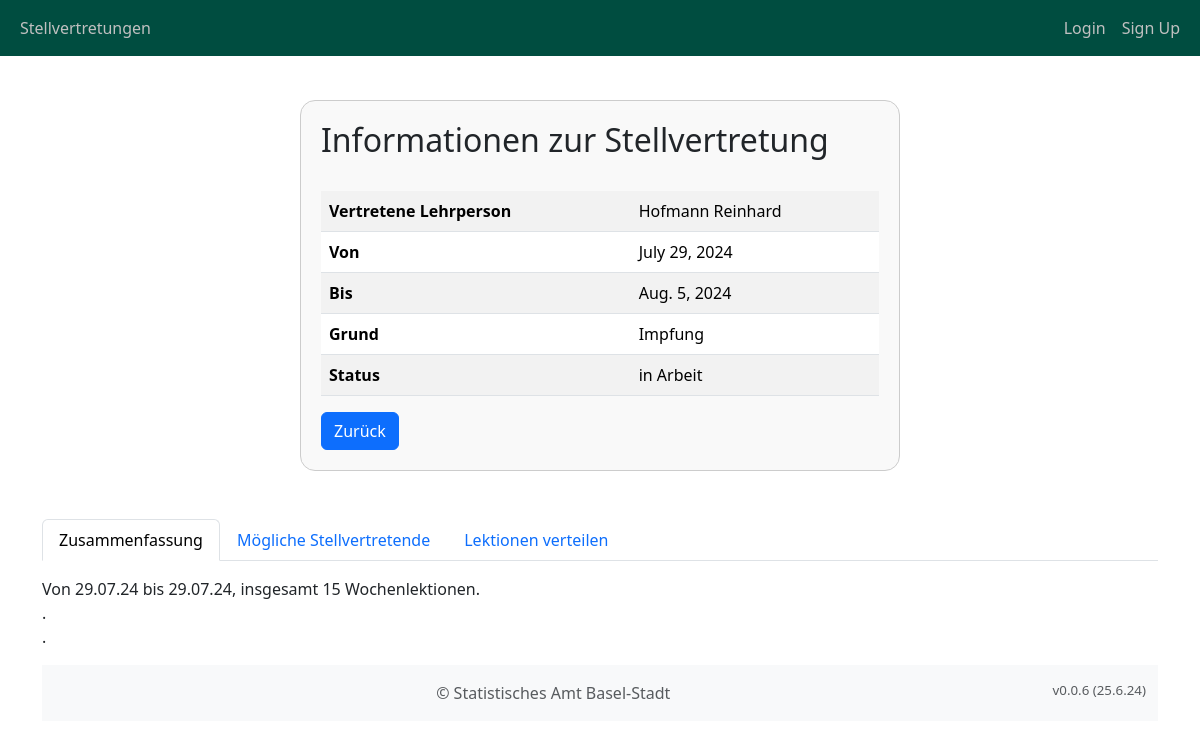
Page /school_management/substitutions/1/ on the committed database.
### school_management/models.py (models this page shows, shortened)
class Substitution(models.Model):
    school = models.ForeignKey(
        School,
        on_delete=models.CASCADE,
        related_name="substitution_schools",
        verbose_name="Schule",
    )
    teacher = models.ForeignKey(
        Person,
        on_delete=models.CASCADE,
        related_name="teacher_substitutions",
        verbose_name="Lehrkraft",
    )
    start_date = models.DateField(verbose_name="Fällt aus von")
    end_date = models.DateField(verbose_name="Fällt aus bis")
    cause = models.ForeignKey(
        SubstitutionCause(),
        on_delete=models.CASCADE,
        related_name="substitution_causes",
        verbose_name="Begründung",
    )
    partial_substitution_possible = models.BooleanField(
        verbose_name="Teilübernahme möglich", default=False
    )
    comment_subsitution = models.TextField(
        verbose_name="Anmerkung zum Vikariat", blank=True, max_length=500
    )
    comment_class = models.TextField(
        verbose_name="Anmerkung zur Klasse", blank=True, max_length=500
    )
    minimum_qualification = models.ForeignKey(
        Qualification,
        on_delete=models.CASCADE,
        related_name="substitution_certificates",
        verbose_name="Mindestabschluss",
        default=1,
    )
    classes = models.TextField(verbose_name="Klassen", blank=True, max_length=500)
    levels = models.TextField(verbose_name="Stufen", blank=True, max_length=500)
    subjects = models.TextField(verbose_name="Fächer", blank=True, max_length=500)
    summary = models.TextField(verbose_name="Zusammenfassung", blank=True, max_length=1000)
    mo_am = models.BooleanField(verbose_name="Montag Vormittag", default=False)
    mo_pm = models.BooleanField(verbose_name="Montag Nachmittag", default=False)
    tu_am = models.BooleanField(verbose_name="Dienstag Vormittag", default=False)
    tu_pm = models.BooleanField(verbose_name="Dienstag Nachmittag", default=False)
    we_am = models.BooleanField(verbose_name="Mittwoch Vormittag", default=False)
    we_pm = models.BooleanField(verbose_name="Mittwoch Nachmittag", default=False)
    th_am = models.BooleanField(verbose_name="Donnerstag Vormittag", default=False)
    th_pm = models.BooleanField(verbose_name="Donnerstag Nachmittag", default=False)
    fr_am = models.BooleanField(verbose_name="Freitag Vormittag", default=False)
    fr_pm = models.BooleanField(verbose_name="Freitag Nachmittag", default=False)
    selection_comment = models.TextField(verbose_name="Kommentar zur Besetzung", blank=True, max_length=500)
    status = models.ForeignKey(
        SubstitutionStatus,
        on_delete=models.SET_DEFAULT,
        default=3,
        related_name="substitution_status",
        verbose_name="Status Besetzung Vikariat",
    )
    created_timestamp = models.DateTimeField(auto_now_add=True, null=True)
    class Meta:
        verbose_name = "Stellvertretung"
        verbose_name_plural = "Stellvertretungen"

class Person(models.Model):
    user = models.OneToOneField(User, on_delete=models.CASCADE, blank=True, null=True)
    school = models.ForeignKey(
        School, on_delete=models.CASCADE, related_name="school_persons", default=1
    )
    teacherid = models.IntegerField(verbose_name="Lehrer-ID", blank=True, null=True)
    first_name = models.CharField(max_length=255, verbose_name="Vorname")
    last_name = models.CharField(max_length=255, verbose_name="Nachname")
    email = models.EmailField(verbose_name="Email", blank=True)
    phone_number = models.CharField(
        max_length=20, verbose_name="Telefonnummer", blank=True
    )
    year_of_birth = models.CharField(
        max_length=255, verbose_name="Jahrgang", blank=True
    )
    username = models.CharField(max_length=255, verbose_name="Benutzername", blank=True)
    is_teacher = models.BooleanField(verbose_name="LehrerIn", default=False)
    is_candidate = models.BooleanField(
        verbose_name="KandidatIn für Stellvertretung", default=False
    )
    is_manager = models.BooleanField(
        verbose_name="Leitung/Administration", default=False
    )
    available_from_date = models.DateField(
        verbose_name="Verfügbar ab", blank=True, null=True
    )
    available_to_date = models.DateField(
        verbose_name="Verfügbar ab", blank=True, null=True
    )
    availability_mo_am = models.BooleanField(
        verbose_name="Montag Vormittag", default=False
    )
    availability_tu_am = models.BooleanField(
        verbose_name="Dienstag Vormittag", default=False
    )
    availability_we_am = models.BooleanField(
        verbose_name="Mittwoch Vormittag", default=False
    )
    availability_th_am = models.BooleanField(
        verbose_name="Donnerstag Vormittag", default=False
    )
    availability_fr_am = models.BooleanField(
        verbose_name="Freitag Vormittag", default=False
    )
    availability_mo_pm = models.BooleanField(
        verbose_name="Montag Nachmittag", default=False
    )
    availability_tu_pm = models.BooleanField(
        verbose_name="Dienstag Nachmittag", default=False
    )
    availability_we_pm = models.BooleanField(
        verbose_name="Mittwoch Nachmittag", default=False
    )
    availability_th_pm = models.BooleanField(
        verbose_name="Donnerstag Nachmittag", default=False
    )
    availability_fr_pm = models.BooleanField(
        verbose_name="Freitag Nachmittag", default=False
    )
    availability_comment = models.TextField(
        max_length=500, verbose_name="Bemerkungen zur Verfügbarkeit", blank=True
    )
    gender = models.ForeignKey(
        "Gender", on_delete=models.CASCADE, verbose_name="Geschlecht", default=1
    )
    description = models.TextField(
        max_length=500, verbose_name="Bemerkungen", blank=True
    )
    subjects = models.ManyToManyField(
        "Subject", related_name="person_subjects", blank=True
    )  # Many-to-many relationship
    @property
    def fullname(self):
        return f"{self.last_name} {self.first_name}"
    class Meta:
        verbose_name = "Person"
        verbose_name_plural = "Personen"
        ordering = ["last_name", "first_name"]

class SubstitutionCause(models.Model):
    name = models.CharField(max_length=255, verbose_name="Name")
    class Meta:
        verbose_name = "Code für Abwesenheitsgrund"
        verbose_name_plural = "Codes für Abwesenheitsgrund"
        ordering = ["name"]

class SubstitutionStatus(models.Model):
    name = models.CharField(max_length=255, verbose_name="Name")
    description = models.TextField(verbose_name="Beschreibung", blank=True)
    class Meta:
        verbose_name = "Status der Stellvertretung"
        verbose_name_plural = "Status der Stellvertretungen"
        ordering = ["name"]

### school_management/views.py (the view)
class SubstitutionDetailView(DetailView):
    model = Substitution
    template_name = "school_management/substitution_detail.html"
    context_object_name = "substitution"
    def get_context_data(self, **kwargs):
        context = super().get_context_data(**kwargs)
        substitution = self.get_object()
        context["candidates"] = substitution.substitution_candidates
        return context

### school_management/templatetags/user_tags.py (called while the page is built)
@register.filter(name='is_in_group')
def is_in_group(user, group_name):
    if user.is_authenticated:
        return user.groups.filter(name=group_name).exists()
    return False

### templates/school_management/substitution_detail.html (shortened to what this page needs)
{% extends "base.html" %}
{% block content %}
<div class="info-container">
    <h2>Informationen zur Stellvertretung</h2><br>
    <table class="table table-striped">
      <tbody>
        <tr>
          <th>Vertretene Lehrperson</th>
          <td>{{ substitution.teacher.fullname }}</td>
        </tr>
        <tr>
          <th>Von</th>
          <td>{{ substitution.start_date }}</td>
        </tr>
        <tr>
          <th>Bis</th>
          <td>{{ substitution.end_date }}</td>
        </tr>
        <tr>
          <th>Grund</th>
          <td>{{ substitution.cause.name }}</td>
        </tr>
        <tr>
          <th>Status</th>
          <td>{{ substitution.status.name }}</td>
        </tr>
      </tbody>
    </table>
    <a href="{% url 'substitution_admin_list' %}" class="btn btn-primary">Zurück</a>
  </div>
<div class="container mt-5">
  <ul class="nav nav-tabs" id="myTab" role="tablist">
      <li class="nav-item" role="presentation">
          <button class="nav-link active" id="zusammenfassung-tab" data-bs-toggle="tab" data-bs-target="#zusammenfassung" type="button" role="tab" aria-controls="zusammenfassung" aria-selected="true">Zusammenfassung</button>
      </li>
      <li class="nav-item" role="presentation">
          <button class="nav-link" id="kandidaten-tab" data-bs-toggle="tab" data-bs-target="#kandidaten" type="button" role="tab" aria-controls="kandidaten" aria-selected="false">Mögliche Stellvertretende</button>
      </li>
      <li class="nav-item" role="presentation">
          <button class="nav-link" id="lektionen-tab" data-bs-toggle="tab" data-bs-target="#lektionen" type="button" role="tab" aria-controls="lektionen" aria-selected="false">Lektionen verteilen</button>
      </li>
  </ul>
  <div class="tab-content" id="myTabContent">
      <div class="tab-pane fade show active" id="zusammenfassung" role="tabpanel" aria-labelledby="zusammenfassung-tab">
        <div class="mt-3">
          <p>{{ substitution.summary|safe }}</p>
        </div>
      </div>
</div>
{% endblock content %}

### static/css/styles.css (style rules this page uses)
.info-container { border: 1px solid #ccc; border-radius: 15px; padding: 20px; margin-top: 20px; background-color: #f9f9f9; max-width: 600px; margin-left: auto; margin-right: auto; }

### rows in the picture
Substitution: teacher.fullname "Hofmann Reinhard", start_date "July 29, 2024", end_date "Aug. 5, 2024", cause.name "Impfung", status.name "in Arbeit", summary "Von 29.07.24 bis 29.07.24, insgesamt 15 Wochenlektionen. . ."
